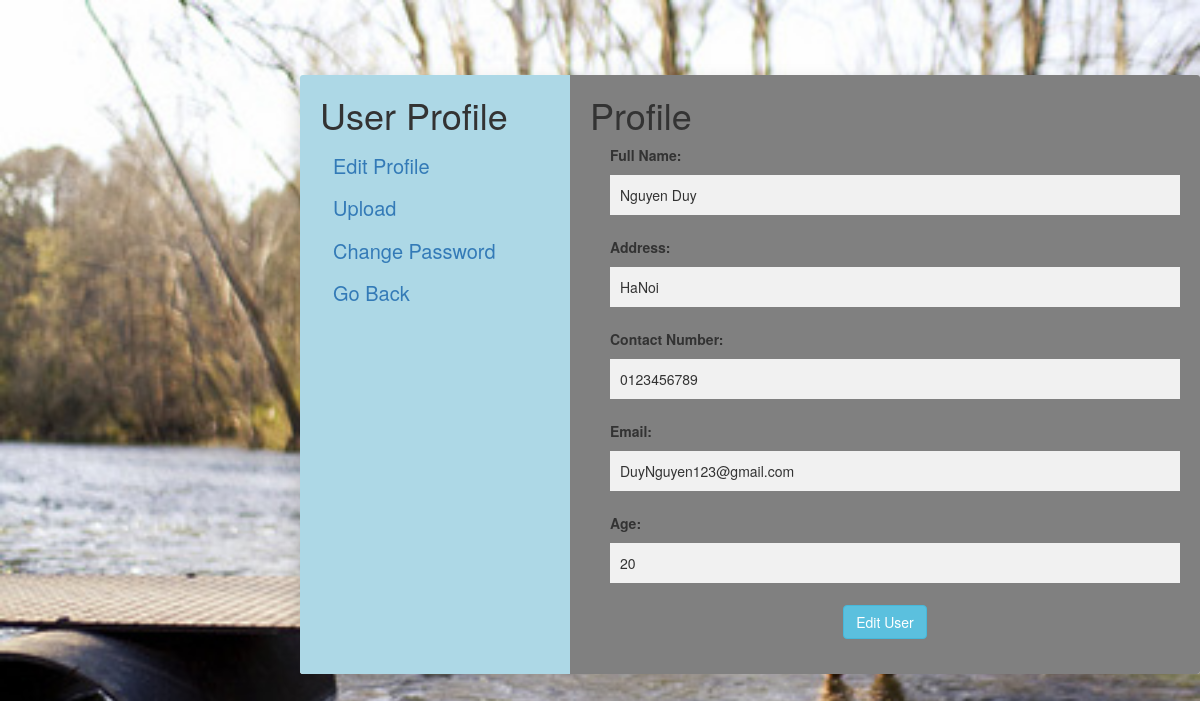
The page /information.php (signed in) on the database its author committed.
### tables this page shows
CREATE TABLE `account` (
  `Username` varchar(100) NOT NULL,
  `Password` varchar(100) NOT NULL,
  `Email` varchar(100) NOT NULL,
  `Fullname` varchar(100) DEFAULT NULL,
  `Address` varchar(100) DEFAULT NULL,
  `ContactNumber` varchar(100) DEFAULT NULL,
  `Age` int(11) DEFAULT NULL,
  `AccessLevel` varchar(15) DEFAULT NULL
);

### information.php (the view, shortened to what this page needs)
<?php
	$Username = $_SESSION['Username'];
	$db = mysqli_connect("localhost","root","","soulmate");
	$records = mysqli_query($db,"SELECT * FROM account WHERE Username = '$Username'");
	$rows = mysqli_num_rows($records);
	if ($rows == 1) {
		$field = mysqli_fetch_assoc($records);
	}
?>
<!DOCTYPE html>
<html>
<head>
	<link rel="stylesheet" type="text/css" href="Css/Information.css">
	<link rel="stylesheet" type="text/css" href="Css/style.css">
	<link rel="stylesheet" href="https://maxcdn.bootstrapcdn.com/bootstrap/3.3.7/css/bootstrap.min.css">
</head>
<body class="main">
	<div class="Container">
		<div class="Information-Form padding-top">
			<div class="Table Table2">
				<div class="Left-Table">
					<h1>User Profile</h1>
					<div>
						<a href="Information.php" class="btn btn-link">Edit Profile</a>
					</div>
					<div>
						<a href="upload.php" class="btn btn-link">Upload</a>
					</div>
					<div>
						<a href="changepass.php" class="btn btn-link">Change Password</a>
					</div>
					<div>
						<a href="homepage.php" class="btn btn-link">Go Back</a>
					</div>
				</div>
				<div class="Right-Table">
					<h1>Profile</h1>
					<form class="User-Profile-Form" method="POST" action="information.php">
						<div class="User-Profile-Table">
							<label for="Username"><b>Full Name: </b></label>
							<div>
								<input type="Text" name="Fullname" value="<?php echo $field['Fullname']; ?>">
							</div>
						</div>
						<div class="User-Profile-Table">
							<label for="Address"><b>Address: </b></label>
							<div>
								<input type="Text" name="Address" value="<?php echo $field['Address']; ?>">
							</div>
						</div>
						<div class="User-Profile-Table">
							<label for="ContactNumber"><b>Contact Number: </b></label>
							<div>
								<input type="Text" name="ContactNumber" value="<?php echo $field['ContactNumber']; ?>">
							</div>
						</div>
						<div class="User-Profile-Table">
							<label for="Email"><b>Email: </b></label>
							<div>
								<input type="Text" name="Email" value="<?php echo $field['Email']; ?>">
							</div>
						</div>
						<div class="User-Profile-Table">
							<label for="Age"><b>Age: </b></label>
							<div>
								<input type="Text" placeholder="Yoooo" name="Age" value="<?php echo $field['Age']; ?>">
							</div>
						</div>
						<div class="Button">
							<input type="submit" name="submit" value="Edit User" class="btn btn-info">
						</div>
					</form>
				</div>
			</div>
		</div>
	</div>
</body>
</html>

### Information.css (style rules this page uses)
.Information-Form { max-width: 1300px; padding-left: 300px; }
.Left-Table { background-color: lightblue; display: table-cell; width: 30%; }
.Right-Table { background-color: gray; padding-left: 20px; padding-right: 20px; padding-bottom: 35px; display: table-cell; }
.User-Profile-Table { display: block; padding-left: 20px; }
.Table2 { background: lightblue; -webkit-border-radius: 10px; -moz-border-radius: 10px; border-radius: 10px; -webkit-box-shadow: 0px 8px 20px 0px rgba(0, 0, 0, 0.15); -moz-box-shadow: 0px 8px 20px 0px rgba(0, 0, 0, 0.15); box-shadow: 0px 8px 20px 0px rgba(0, 0, 0, 0.15); width: 100%; display: table; }
.Table { overflow: hidden; -webkit-border-radius: 3px; -moz-border-radius: 3px; border-radius: 3px; background: #fff; }
.Left-Table { padding-left: 20px; }
* { box-sizing: border-box }
input[type=text], input[type=password] { width: 100%; padding: 10px; margin: 5px 0 22px 0; display: inline-block; border: none; background: #f1f1f1; }
.padding-top { padding-top: 75px; }
body { background:url(Soulmate.jpg); background-size: cover; }
a:link { font-size: 20px; background-color: transparent; text-decoration: none; cursor: pointer; }
.Button { text-align: center; }

### rows shown on the page
account: Fullname "Nguyen Duy", Address "HaNoi", ContactNumber "0123456789", Email "DuyNguyen123@gmail.com", Age "20"
